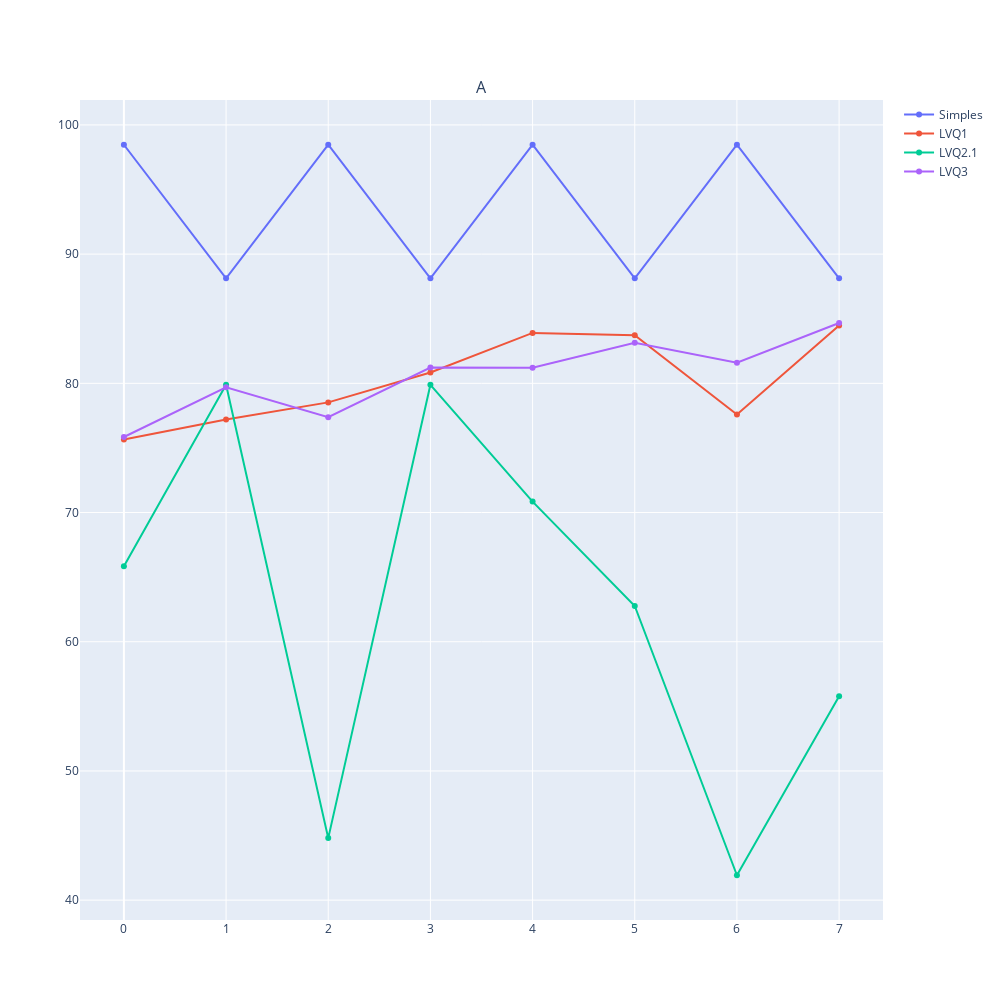

Here is the notebook cell this chart was saved with:
### Code cell
fig = _printComparative(df)
fig.show()

### Figure 1 — Plotly figure (JSON) as saved in the notebook; plotly's stock layout.template omitted (floating-point values rounded to 4 significant figures)
{"data": [{"mode": "lines+markers", "name": "Simples", "type": "scatter", "x": [0, 1, 2, 3, 4, 5, 6, 7], "xaxis": "x", "y": [98.47, 88.13, 98.47, 88.13, 98.47, 88.13, 98.47, 88.13], "yaxis": "y"}, {"mode": "lines+markers", "name": "LVQ1", "type": "scatter", "x": [0, 1, 2, 3, 4, 5, 6, 7], "xaxis": "x", "y": [75.65, 77.19, 78.53, 80.84, 83.9, 83.72, 77.58, 84.48], "yaxis": "y"}, {"mode": "lines+markers", "name": "LVQ2.1", "type": "scatter", "x": [0, 1, 2, 3, 4, 5, 6, 7], "xaxis": "x", "y": [65.85, 79.88, 44.8, 79.88, 70.84, 62.77, 41.93, 55.77], "yaxis": "y"}, {"mode": "lines+markers", "name": "LVQ3", "type": "scatter", "x": [0, 1, 2, 3, 4, 5, 6, 7], "xaxis": "x", "y": [75.84, 79.69, 77.38, 81.22, 81.21, 83.15, 81.6, 84.67], "yaxis": "y"}], "layout": {"annotations": [{"font": {"size": 16}, "showarrow": false, "text": "A", "x": 0.5, "xanchor": "center", "xref": "paper", "y": 1, "yanchor": "bottom", "yref": "paper"}], "height": 1000, "width": 1000, "xaxis": {"anchor": "y", "domain": [0, 1]}, "yaxis": {"anchor": "x", "domain": [0, 1]}}}
